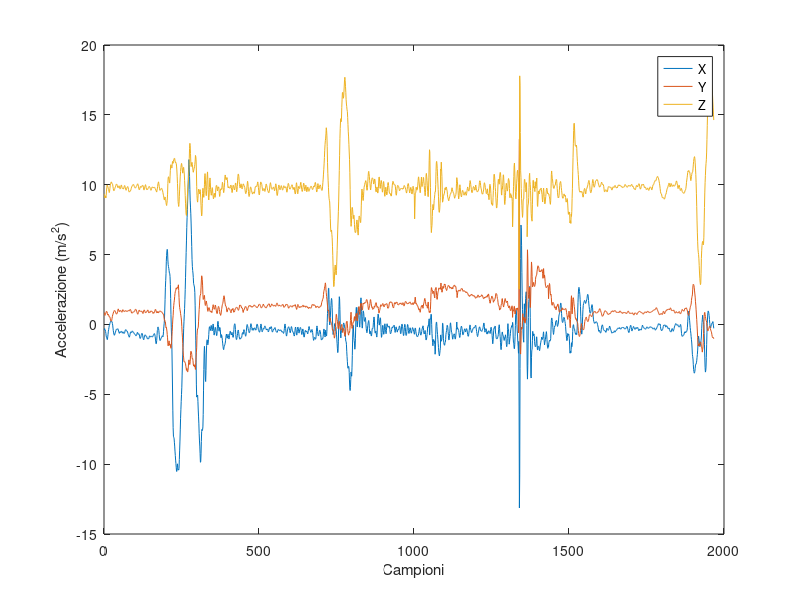

Write MATLAB code to recreate this figure.
%% Caricamento Dati (CAPIRE COME CAMBIA CON STRUCT)
% n = input("Inserire ID file:");
% filename="acc"+n+".mat";
% load(filename)
load('acc.mat')

plot(a);
legend('X', 'Y', 'Z');
xlabel('Campioni');
ylabel('Accelerazione (m/s^2)');

%% Pre-processing
% Compute magnitude

x = a(:, 1);
y = a(:, 2);
z = a(:, 3);
mag = sqrt(sum(x.^2+y.^2+z.^2, 2));

% figure; plot(mag);
% xlabel('Samples');
% ylabel('Acceleration (m/s^2)'); % it is not zero-mean ->
%
% % -> remove offset from the magnitude (due to gravity)
% magNoG = mag - mean(mag);

% plot(magNoG);
% xlabel('Time (s)');
% ylabel('Acceleration (m/s^2)');